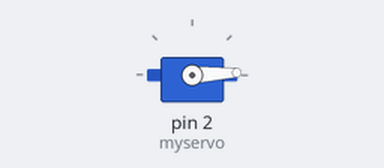
Recording of a sketch running on a simulated Arduino Uno, built with avr-gcc and run on an emulated ATmega328P. Shown: servo.

Above: at 0.05 s.
At 1.3 s:
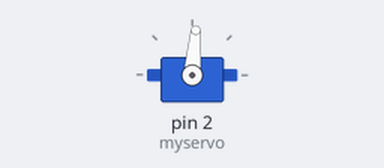
At 2.6 s:
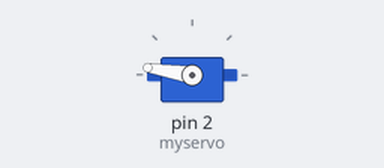
At 5.2 s:
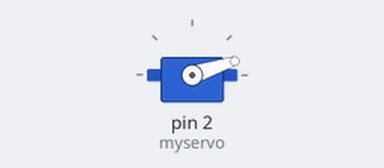
Timing chart, 0 to 7.1 s (numbered marks = the images above):
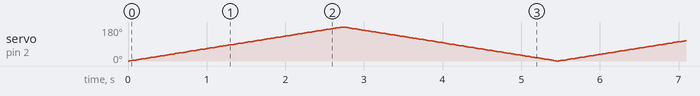

The sketch:

servo.ino
```cpp
#include <Servo.h>

Servo myservo;  // crea el objeto servo

int pos = 0;    // posicion del servo

void setup() {
   myservo.attach(2);  // vincula el servo al pin digital 9
}

void loop() {
   //varia la posicion de 0 a 180, con esperas de 15ms
   for (pos = 0; pos <= 180; pos += 1)
   {
      myservo.write(pos);
      delay(15);
   }

   //varia la posicion de 0 a 180, con esperas de 15ms
   for (pos = 180; pos >= 0; pos -= 1)
   {
      myservo.write(pos);
      delay(15);
   }
}
```
